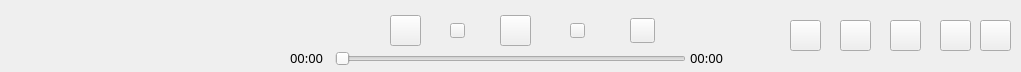
   <widget class="QWidget" name="widget_tail" native="true">
    <property name="geometry">
     <rect>
      <x>0</x>
      <y>590</y>
      <width>1021</width>
      <height>72</height>
     </rect>
    </property>
    <widget class="QWidget" name="verticalLayoutWidget">
     <property name="geometry">
      <rect>
       <x>0</x>
       <y>10</y>
       <width>261</width>
       <height>61</height>
      </rect>
     </property>
     <layout class="QVBoxLayout" name="verticalLayout">
      <property name="spacing">
       <number>0</number>
      </property>
      <property name="sizeConstraint">
       <enum>QLayout::SetDefaultConstraint</enum>
      </property>
     </layout>
    </widget>
    <widget class="QSlider" name="horizontalSlider_music">
     <property name="geometry">
      <rect>
       <x>335</x>
       <y>50</y>
       <width>351</width>
       <height>17</height>
      </rect>
     </property>
     <property name="orientation">
      <enum>Qt::Horizontal</enum>
     </property>
    </widget>
    <widget class="QPushButton" name="pushButton_like">
     <property name="geometry">
      <rect>
       <x>390</x>
       <y>15</y>
       <width>31</width>
       <height>31</height>
      </rect>
     </property>
     <property name="text">
      <string/>
     </property>
    </widget>
    <widget class="QLabel" name="label_time">
     <property name="geometry">
      <rect>
       <x>290</x>
       <y>50</y>
       <width>40</width>
       <height>16</height>
      </rect>
     </property>
     <property name="font">
      <font>
       <family>宋体</family>
       <pointsize>10</pointsize>
      </font>
     </property>
     <property name="text">
      <string>00:00</string>
     </property>
    </widget>
    <widget class="QLabel" name="label_time_long">
     <property name="geometry">
      <rect>
       <x>690</x>
       <y>50</y>
       <width>40</width>
       <height>16</height>
      </rect>
     </property>
     <property name="font">
      <font>
       <family>宋体</family>
       <pointsize>10</pointsize>
      </font>
     </property>
     <property name="text">
      <string>00:00</string>
     </property>
    </widget>
    <widget class="QPushButton" name="pushButton_life_music">
     <property name="geometry">
      <rect>
       <x>450</x>
       <y>23</y>
       <width>15</width>
       <height>15</height>
      </rect>
     </property>
     <property name="text">
      <string/>
     </property>
    </widget>
    <widget class="QPushButton" name="pushButton_stop">
     <property name="geometry">
      <rect>
       <x>500</x>
       <y>15</y>
       <width>31</width>
       <height>31</height>
      </rect>
     </property>
     <property name="text">
      <string/>
     </property>
     <property name="checkable">
      <bool>true</bool>
     </property>
    </widget>
    <widget class="QPushButton" name="pushButton_right_music">
     <property name="geometry">
      <rect>
       <x>570</x>
       <y>23</y>
       <width>15</width>
       <height>15</height>
      </rect>
     </property>
     <property name="text">
      <string/>
     </property>
    </widget>
    <widget class="QPushButton" name="pushButton_ci">
     <property name="geometry">
      <rect>
       <x>630</x>
       <y>18</y>
       <width>25</width>
       <height>25</height>
      </rect>
     </property>
     <property name="text">
      <string/>
     </property>
    </widget>
    <widget class="QPushButton" name="pushButton_bz">
     <property name="geometry">
      <rect>
       <x>790</x>
       <y>20</y>
       <width>31</width>
       <height>31</height>
      </rect>
     </property>
     <property name="text">
      <string/>
     </property>
    </widget>
    <widget class="QPushButton" name="pushButton_voice">
     <property name="geometry">
      <rect>
       <x>840</x>
       <y>20</y>
       <width>31</width>
       <height>31</height>
      </rect>
     </property>
     <property name="text">
      <string/>
     </property>
    </widget>
    <widget class="QPushButton" name="pushButton_voice2">
     <property name="geometry">
      <rect>
       <x>890</x>
       <y>20</y>
       <width>31</width>
       <height>31</height>
      </rect>
     </property>
     <property name="text">
      <string/>
     </property>
    </widget>
    <widget class="QPushButton" name="pushButton_listen_all">
     <property name="geometry">
      <rect>
       <x>940</x>
       <y>20</y>
       <width>31</width>
       <height>31</height>
      </rect>
     </property>
     <property name="text">
      <string/>
     </property>
    </widget>
    <widget class="QPushButton" name="pushButton_list">
     <property name="geometry">
      <rect>
       <x>980</x>
       <y>20</y>
       <width>31</width>
       <height>31</height>
      </rect>
     </property>
     <property name="text">
      <string/>
     </property>
    </widget>
   </widget>
